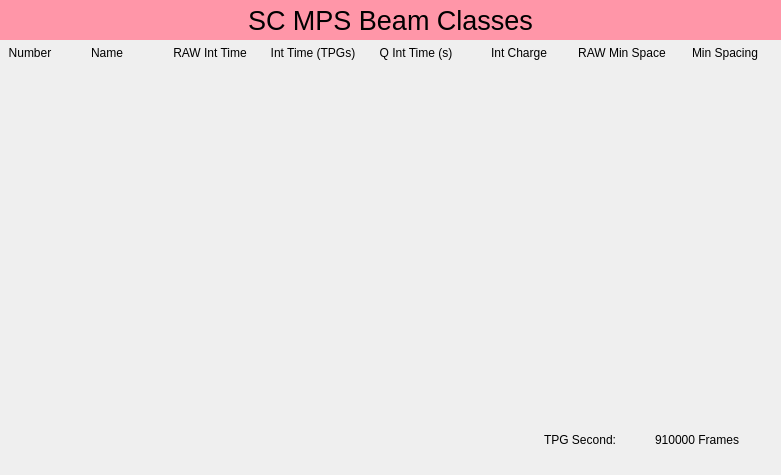
<?xml version="1.0" encoding="UTF-8"?>
<ui version="4.0">
 <class>Form</class>
 <widget class="QWidget" name="Form">
  <property name="geometry">
   <rect>
    <x>0</x>
    <y>0</y>
    <width>781</width>
    <height>475</height>
   </rect>
  </property>
  <property name="windowTitle">
   <string>MPS Beam Class Definitions</string>
  </property>
  <layout class="QGridLayout" name="gridLayout">
   <property name="leftMargin">
    <number>0</number>
   </property>
   <property name="topMargin">
    <number>0</number>
   </property>
   <property name="rightMargin">
    <number>0</number>
   </property>
   <property name="bottomMargin">
    <number>0</number>
   </property>
   <property name="spacing">
    <number>0</number>
   </property>
   <item row="11" column="0">
    <widget class="PyDMEmbeddedDisplay" name="PyDMEmbeddedDisplay_10">
     <property name="maximumSize">
      <size>
       <width>16777215</width>
       <height>25</height>
      </size>
     </property>
     <property name="toolTip">
      <string/>
     </property>
     <property name="frameShape">
      <enum>QFrame::NoFrame</enum>
     </property>
     <property name="macros" stdset="0">
      <string>{&quot;P&quot;:&quot;${P}&quot;,&quot;NUM&quot;:&quot;9&quot;}</string>
     </property>
     <property name="filename" stdset="0">
      <string>mps_beam_class_expert_embed.ui</string>
     </property>
    </widget>
   </item>
   <item row="8" column="0">
    <widget class="PyDMEmbeddedDisplay" name="PyDMEmbeddedDisplay_7">
     <property name="maximumSize">
      <size>
       <width>16777215</width>
       <height>25</height>
      </size>
     </property>
     <property name="toolTip">
      <string/>
     </property>
     <property name="frameShape">
      <enum>QFrame::NoFrame</enum>
     </property>
     <property name="macros" stdset="0">
      <string>{&quot;P&quot;:&quot;${P}&quot;,&quot;NUM&quot;:&quot;6&quot;}</string>
     </property>
     <property name="filename" stdset="0">
      <string>mps_beam_class_expert_embed.ui</string>
     </property>
    </widget>
   </item>
   <item row="3" column="0">
    <widget class="PyDMEmbeddedDisplay" name="PyDMEmbeddedDisplay_2">
     <property name="maximumSize">
      <size>
       <width>16777215</width>
       <height>25</height>
      </size>
     </property>
     <property name="toolTip">
      <string/>
     </property>
     <property name="frameShape">
      <enum>QFrame::NoFrame</enum>
     </property>
     <property name="macros" stdset="0">
      <string>{&quot;P&quot;:&quot;${P}&quot;,&quot;NUM&quot;:&quot;1&quot;}</string>
     </property>
     <property name="filename" stdset="0">
      <string>mps_beam_class_expert_embed.ui</string>
     </property>
    </widget>
   </item>
   <item row="2" column="0">
    <widget class="PyDMEmbeddedDisplay" name="PyDMEmbeddedDisplay">
     <property name="maximumSize">
      <size>
       <width>16777215</width>
       <height>25</height>
      </size>
     </property>
     <property name="toolTip">
      <string/>
     </property>
     <property name="frameShape">
      <enum>QFrame::NoFrame</enum>
     </property>
     <property name="macros" stdset="0">
      <string>{&quot;P&quot;:&quot;${P}&quot;,&quot;NUM&quot;:&quot;0&quot;}</string>
     </property>
     <property name="filename" stdset="0">
      <string>mps_beam_class_expert_embed.ui</string>
     </property>
    </widget>
   </item>
   <item row="13" column="0">
    <widget class="PyDMEmbeddedDisplay" name="PyDMEmbeddedDisplay_12">
     <property name="maximumSize">
      <size>
       <width>16777215</width>
       <height>25</height>
      </size>
     </property>
     <property name="toolTip">
      <string/>
     </property>
     <property name="frameShape">
      <enum>QFrame::NoFrame</enum>
     </property>
     <property name="macros" stdset="0">
      <string>{&quot;P&quot;:&quot;${P}&quot;,&quot;NUM&quot;:&quot;11&quot;}</string>
     </property>
     <property name="filename" stdset="0">
      <string>mps_beam_class_expert_embed.ui</string>
     </property>
    </widget>
   </item>
   <item row="12" column="0">
    <widget class="PyDMEmbeddedDisplay" name="PyDMEmbeddedDisplay_11">
     <property name="maximumSize">
      <size>
       <width>16777215</width>
       <height>25</height>
      </size>
     </property>
     <property name="toolTip">
      <string/>
     </property>
     <property name="frameShape">
      <enum>QFrame::NoFrame</enum>
     </property>
     <property name="macros" stdset="0">
      <string>{&quot;P&quot;:&quot;${P}&quot;,&quot;NUM&quot;:&quot;10&quot;}</string>
     </property>
     <property name="filename" stdset="0">
      <string>mps_beam_class_expert_embed.ui</string>
     </property>
    </widget>
   </item>
   <item row="5" column="0">
    <widget class="PyDMEmbeddedDisplay" name="PyDMEmbeddedDisplay_4">
     <property name="maximumSize">
      <size>
       <width>16777215</width>
       <height>25</height>
      </size>
     </property>
     <property name="toolTip">
      <string/>
     </property>
     <property name="frameShape">
      <enum>QFrame::NoFrame</enum>
     </property>
     <property name="macros" stdset="0">
      <string>{&quot;P&quot;:&quot;${P}&quot;,&quot;NUM&quot;:&quot;3&quot;}</string>
     </property>
     <property name="filename" stdset="0">
      <string>mps_beam_class_expert_embed.ui</string>
     </property>
    </widget>
   </item>
   <item row="7" column="0">
    <widget class="PyDMEmbeddedDisplay" name="PyDMEmbeddedDisplay_6">
     <property name="maximumSize">
      <size>
       <width>16777215</width>
       <height>25</height>
      </size>
     </property>
     <property name="toolTip">
      <string/>
     </property>
     <property name="frameShape">
      <enum>QFrame::NoFrame</enum>
     </property>
     <property name="macros" stdset="0">
      <string>{&quot;P&quot;:&quot;${P}&quot;,&quot;NUM&quot;:&quot;5&quot;}</string>
     </property>
     <property name="filename" stdset="0">
      <string>mps_beam_class_expert_embed.ui</string>
     </property>
    </widget>
   </item>
   <item row="15" column="0">
    <widget class="PyDMEmbeddedDisplay" name="PyDMEmbeddedDisplay_14">
     <property name="maximumSize">
      <size>
       <width>16777215</width>
       <height>25</height>
      </size>
     </property>
     <property name="toolTip">
      <string/>
     </property>
     <property name="frameShape">
      <enum>QFrame::NoFrame</enum>
     </property>
     <property name="macros" stdset="0">
      <string>{&quot;P&quot;:&quot;${P}&quot;,&quot;NUM&quot;:&quot;13&quot;}</string>
     </property>
     <property name="filename" stdset="0">
      <string>mps_beam_class_expert_embed.ui</string>
     </property>
    </widget>
   </item>
   <item row="4" column="0">
    <widget class="PyDMEmbeddedDisplay" name="PyDMEmbeddedDisplay_3">
     <property name="maximumSize">
      <size>
       <width>16777215</width>
       <height>25</height>
      </size>
     </property>
     <property name="toolTip">
      <string/>
     </property>
     <property name="frameShape">
      <enum>QFrame::NoFrame</enum>
     </property>
     <property name="macros" stdset="0">
      <string>{&quot;P&quot;:&quot;${P}&quot;,&quot;NUM&quot;:&quot;2&quot;}</string>
     </property>
     <property name="filename" stdset="0">
      <string>mps_beam_class_expert_embed.ui</string>
     </property>
    </widget>
   </item>
   <item row="0" column="0">
    <widget class="QLabel" name="label">
     <property name="minimumSize">
      <size>
       <width>0</width>
       <height>40</height>
      </size>
     </property>
     <property name="maximumSize">
      <size>
       <width>16777215</width>
       <height>40</height>
      </size>
     </property>
     <property name="font">
      <font>
       <pointsize>20</pointsize>
      </font>
     </property>
     <property name="styleSheet">
      <string notr="true">background-color: rgb(255, 150, 168);</string>
     </property>
     <property name="text">
      <string>SC MPS Beam Classes</string>
     </property>
     <property name="alignment">
      <set>Qt::AlignCenter</set>
     </property>
    </widget>
   </item>
   <item row="14" column="0">
    <widget class="PyDMEmbeddedDisplay" name="PyDMEmbeddedDisplay_13">
     <property name="maximumSize">
      <size>
       <width>16777215</width>
       <height>25</height>
      </size>
     </property>
     <property name="toolTip">
      <string/>
     </property>
     <property name="frameShape">
      <enum>QFrame::NoFrame</enum>
     </property>
     <property name="macros" stdset="0">
      <string>{&quot;P&quot;:&quot;${P}&quot;,&quot;NUM&quot;:&quot;12&quot;}</string>
     </property>
     <property name="filename" stdset="0">
      <string>mps_beam_class_expert_embed.ui</string>
     </property>
    </widget>
   </item>
   <item row="10" column="0">
    <widget class="PyDMEmbeddedDisplay" name="PyDMEmbeddedDisplay_9">
     <property name="maximumSize">
      <size>
       <width>16777215</width>
       <height>25</height>
      </size>
     </property>
     <property name="toolTip">
      <string/>
     </property>
     <property name="frameShape">
      <enum>QFrame::NoFrame</enum>
     </property>
     <property name="macros" stdset="0">
      <string>{&quot;P&quot;:&quot;${P}&quot;,&quot;NUM&quot;:&quot;8&quot;}</string>
     </property>
     <property name="filename" stdset="0">
      <string>mps_beam_class_expert_embed.ui</string>
     </property>
    </widget>
   </item>
   <item row="9" column="0">
    <widget class="PyDMEmbeddedDisplay" name="PyDMEmbeddedDisplay_8">
     <property name="maximumSize">
      <size>
       <width>16777215</width>
       <height>25</height>
      </size>
     </property>
     <property name="toolTip">
      <string/>
     </property>
     <property name="frameShape">
      <enum>QFrame::NoFrame</enum>
     </property>
     <property name="macros" stdset="0">
      <string>{&quot;P&quot;:&quot;${P}&quot;,&quot;NUM&quot;:&quot;7&quot;}</string>
     </property>
     <property name="filename" stdset="0">
      <string>mps_beam_class_expert_embed.ui</string>
     </property>
    </widget>
   </item>
   <item row="6" column="0">
    <widget class="PyDMEmbeddedDisplay" name="PyDMEmbeddedDisplay_5">
     <property name="maximumSize">
      <size>
       <width>16777215</width>
       <height>25</height>
      </size>
     </property>
     <property name="toolTip">
      <string/>
     </property>
     <property name="frameShape">
      <enum>QFrame::NoFrame</enum>
     </property>
     <property name="macros" stdset="0">
      <string>{&quot;P&quot;:&quot;${P}&quot;,&quot;NUM&quot;:&quot;4&quot;}</string>
     </property>
     <property name="filename" stdset="0">
      <string>mps_beam_class_expert_embed.ui</string>
     </property>
    </widget>
   </item>
   <item row="1" column="0">
    <widget class="QFrame" name="frame">
     <property name="minimumSize">
      <size>
       <width>0</width>
       <height>25</height>
      </size>
     </property>
     <property name="maximumSize">
      <size>
       <width>16777215</width>
       <height>25</height>
      </size>
     </property>
     <property name="frameShape">
      <enum>QFrame::NoFrame</enum>
     </property>
     <property name="frameShadow">
      <enum>QFrame::Raised</enum>
     </property>
     <layout class="QHBoxLayout" name="horizontalLayout">
      <property name="spacing">
       <number>1</number>
      </property>
      <property name="leftMargin">
       <number>5</number>
      </property>
      <property name="topMargin">
       <number>0</number>
      </property>
      <property name="rightMargin">
       <number>5</number>
      </property>
      <property name="bottomMargin">
       <number>0</number>
      </property>
      <item>
       <widget class="QLabel" name="label_2">
        <property name="maximumSize">
         <size>
          <width>50</width>
          <height>16777215</height>
         </size>
        </property>
        <property name="text">
         <string>Number</string>
        </property>
        <property name="alignment">
         <set>Qt::AlignCenter</set>
        </property>
       </widget>
      </item>
      <item>
       <widget class="QLabel" name="label_3">
        <property name="text">
         <string>Name</string>
        </property>
        <property name="alignment">
         <set>Qt::AlignCenter</set>
        </property>
       </widget>
      </item>
      <item>
       <widget class="QLabel" name="label_7">
        <property name="text">
         <string>RAW Int Time</string>
        </property>
        <property name="alignment">
         <set>Qt::AlignCenter</set>
        </property>
       </widget>
      </item>
      <item>
       <widget class="QLabel" name="label_8">
        <property name="text">
         <string>Int Time (TPGs)</string>
        </property>
        <property name="alignment">
         <set>Qt::AlignCenter</set>
        </property>
       </widget>
      </item>
      <item>
       <widget class="QLabel" name="label_4">
        <property name="text">
         <string>Q Int Time (s)</string>
        </property>
        <property name="alignment">
         <set>Qt::AlignCenter</set>
        </property>
       </widget>
      </item>
      <item>
       <widget class="QLabel" name="label_5">
        <property name="text">
         <string>Int Charge</string>
        </property>
        <property name="alignment">
         <set>Qt::AlignCenter</set>
        </property>
       </widget>
      </item>
      <item>
       <widget class="QLabel" name="label_9">
        <property name="text">
         <string>RAW Min Space</string>
        </property>
        <property name="alignment">
         <set>Qt::AlignCenter</set>
        </property>
       </widget>
      </item>
      <item>
       <widget class="QLabel" name="label_6">
        <property name="text">
         <string>Min Spacing</string>
        </property>
        <property name="alignment">
         <set>Qt::AlignCenter</set>
        </property>
       </widget>
      </item>
     </layout>
    </widget>
   </item>
   <item row="16" column="0">
    <widget class="QFrame" name="frame_2">
     <property name="minimumSize">
      <size>
       <width>0</width>
       <height>50</height>
      </size>
     </property>
     <property name="maximumSize">
      <size>
       <width>16777215</width>
       <height>50</height>
      </size>
     </property>
     <property name="frameShape">
      <enum>QFrame::NoFrame</enum>
     </property>
     <property name="frameShadow">
      <enum>QFrame::Raised</enum>
     </property>
     <layout class="QHBoxLayout" name="horizontalLayout_2">
      <item>
       <widget class="PyDMDrawingImage" name="PyDMDrawingImage">
        <property name="minimumSize">
         <size>
          <width>250</width>
          <height>0</height>
         </size>
        </property>
        <property name="maximumSize">
         <size>
          <width>250</width>
          <height>16777215</height>
         </size>
        </property>
        <property name="toolTip">
         <string/>
        </property>
        <property name="styleSheet">
         <string notr="true"/>
        </property>
        <property name="filename" stdset="0">
         <string>lcls_mps_lockup_sidebyside_digital.png</string>
        </property>
       </widget>
      </item>
      <item>
       <spacer name="horizontalSpacer">
        <property name="orientation">
         <enum>Qt::Horizontal</enum>
        </property>
        <property name="sizeHint" stdset="0">
         <size>
          <width>40</width>
          <height>20</height>
         </size>
        </property>
       </spacer>
      </item>
      <item>
       <widget class="QLabel" name="label_10">
        <property name="text">
         <string>TPG Second:</string>
        </property>
        <property name="alignment">
         <set>Qt::AlignRight|Qt::AlignTrailing|Qt::AlignVCenter</set>
        </property>
       </widget>
      </item>
      <item>
       <widget class="PyDMLabel" name="PyDMLabel_5">
        <property name="minimumSize">
         <size>
          <width>150</width>
          <height>25</height>
         </size>
        </property>
        <property name="maximumSize">
         <size>
          <width>16777215</width>
          <height>25</height>
         </size>
        </property>
        <property name="toolTip">
         <string/>
        </property>
        <property name="text">
         <string>910000 Frames</string>
        </property>
        <property name="alignment">
         <set>Qt::AlignCenter</set>
        </property>
        <property name="showUnits" stdset="0">
         <bool>true</bool>
        </property>
        <property name="alarmSensitiveContent" stdset="0">
         <bool>true</bool>
        </property>
        <property name="channel" stdset="0">
         <string>ca://${P}:TPG_SECOND</string>
        </property>
        <property name="displayFormat" stdset="0">
         <enum>PyDMLabel::Default</enum>
        </property>
       </widget>
      </item>
     </layout>
    </widget>
   </item>
  </layout>
 </widget>
 <customwidgets>
  <customwidget>
   <class>PyDMLabel</class>
   <extends>QLabel</extends>
   <header>pydm.widgets.label</header>
  </customwidget>
  <customwidget>
   <class>PyDMEmbeddedDisplay</class>
   <extends>QFrame</extends>
   <header>pydm.widgets.embedded_display</header>
  </customwidget>
  <customwidget>
   <class>PyDMDrawingImage</class>
   <extends>QWidget</extends>
   <header>pydm.widgets.drawing</header>
  </customwidget>
 </customwidgets>
 <resources/>
 <connections/>
</ui>
